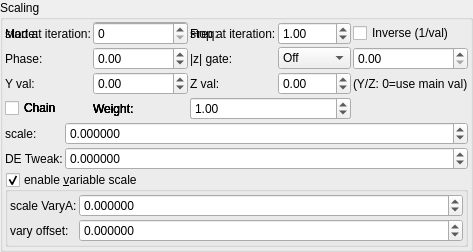
    <widget class="QGroupBox" name="groupBox_9">
     <property name="title">
      <string>Scaling</string>
     </property>
     <layout class="QVBoxLayout" name="verticalLayout_13" stretch="0,0,0">
      <property name="spacing">
       <number>2</number>
      </property>
      <property name="leftMargin">
       <number>2</number>
      </property>
      <property name="topMargin">
       <number>2</number>
      </property>
      <property name="rightMargin">
       <number>2</number>
      </property>
      <property name="bottomMargin">
       <number>2</number>
      </property>
      <item>
       <layout class="QGridLayout" name="gridLayout_68">
        <property name="spacing">
         <number>2</number>
        </property>
        <item row="1" column="3">
         <widget class="MySpinBox" name="spinboxInt_transf_stop_iterations_B">
          <property name="sizePolicy">
           <sizepolicy hsizetype="Minimum" vsizetype="Maximum">
            <horstretch>0</horstretch>
            <verstretch>0</verstretch>
           </sizepolicy>
          </property>
          <property name="maximum">
           <number>999</number>
          </property>
         </widget>
        </item>
      <item row="1" column="0">
       <widget class="QLabel"><property name="text"><string>Mode:</string></property></widget>
      </item>
      <item row="1" column="1">
       <widget class="MyComboBox" name="comboBox_transf_multiplier_value_mode_1">
        <item><property name="text"><string notr="true">Constant</string></property></item>
        <item><property name="text"><string notr="true">Sine</string></property></item>
        <item><property name="text"><string notr="true">Ramp</string></property></item>
        <item><property name="text"><string notr="true">Exponential</string></property></item>
        <item><property name="text"><string notr="true">Triangle</string></property></item>
        <item><property name="text"><string notr="true">Square</string></property></item>
        <item><property name="text"><string notr="true">Smoothstep</string></property></item>
        <item><property name="text"><string notr="true">Noise</string></property></item>
        <item><property name="text"><string notr="true">Ping-pong</string></property></item>
        <item><property name="text"><string notr="true">Stepped</string></property></item>
       </widget>
      </item>
      <item row="1" column="2">
       <widget class="QLabel"><property name="text"><string>Freq:</string></property></widget>
      </item>
      <item row="1" column="3">
       <widget class="MyDoubleSpinBox" name="spinbox_transf_multiplier_frequency_1">
        <property name="minimum"><double>0.01</double></property><property name="maximum"><double>100.0</double></property>
        <property name="singleStep"><double>0.1</double></property><property name="value"><double>1.0</double></property>
       </widget>
      </item>
      <item row="1" column="4" colspan="2">
       <widget class="MyCheckBox" name="checkBox_transf_multiplier_inverse_1">
        <property name="text"><string>Inverse (1/val)</string></property>
       </widget>
      </item>
      <item row="2" column="0">
       <widget class="QLabel"><property name="text"><string>Phase:</string></property></widget>
      </item>
      <item row="2" column="1">
       <widget class="MyDoubleSpinBox" name="spinbox_transf_multiplier_phase_1">
        <property name="minimum"><double>-10.0</double></property><property name="maximum"><double>10.0</double></property>
        <property name="singleStep"><double>0.1</double></property><property name="value"><double>0.0</double></property>
       </widget>
      </item>
      <item row="2" column="2">
       <widget class="QLabel"><property name="text"><string>|z| gate:</string></property></widget>
      </item>
      <item row="2" column="3">
       <widget class="MyComboBox" name="comboBox_transf_multiplier_threshold_mode_1">
        <item><property name="text"><string notr="true">Off</string></property></item>
        <item><property name="text"><string notr="true">&gt; thresh</string></property></item>
        <item><property name="text"><string notr="true">&lt; thresh</string></property></item>
       </widget>
      </item>
      <item row="2" column="4" colspan="2">
       <widget class="MyDoubleSpinBox" name="spinbox_transf_multiplier_threshold_1">
        <property name="minimum"><double>0.0</double></property><property name="maximum"><double>1000.0</double></property>
        <property name="singleStep"><double>0.1</double></property><property name="value"><double>0.0</double></property>
       </widget>
      </item>
      <item row="3" column="0">
       <widget class="QLabel"><property name="text"><string>Y val:</string></property></widget>
      </item>
      <item row="3" column="1">
       <widget class="MyDoubleSpinBox" name="spinbox_transf_multiplier_scale_y_1">
        <property name="minimum"><double>-100.0</double></property><property name="maximum"><double>100.0</double></property>
        <property name="singleStep"><double>0.01</double></property><property name="value"><double>0.0</double></property>
       </widget>
      </item>
      <item row="3" column="2">
       <widget class="QLabel"><property name="text"><string>Z val:</string></property></widget>
      </item>
      <item row="3" column="3">
       <widget class="MyDoubleSpinBox" name="spinbox_transf_multiplier_scale_z_1">
        <property name="minimum"><double>-100.0</double></property><property name="maximum"><double>100.0</double></property>
        <property name="singleStep"><double>0.01</double></property><property name="value"><double>0.0</double></property>
       </widget>
      </item>
      <item row="3" column="4" colspan="2">
       <widget class="QLabel"><property name="text"><string notr="true">(Y/Z: 0=use main val)</string></property></widget>
      </item>
      <item row="4" column="0">
       <widget class="MyCheckBox" name="checkBox_transf_multiplier_chain_5">
        <property name="text"><string>Chain</string></property>
       </widget>
      </item>
      <item row="4" column="1">
       <widget class="QLabel"><property name="text"><string>Weight:</string></property></widget>
      </item>
      <item row="4" column="2" colspan="2">
       <widget class="MyDoubleSpinBox" name="spinbox_transf_multiplier_weight_5">
        <property name="minimum"><double>0.0</double></property><property name="maximum"><double>10.0</double></property>
        <property name="singleStep"><double>0.1</double></property><property name="value"><double>1.0</double></property>
       </widget>
      </item>
      <item row="4" column="0">
       <widget class="MyCheckBox" name="checkBox_transf_multiplier_chain_4">
        <property name="text"><string>Chain</string></property>
       </widget>
      </item>
      <item row="4" column="1">
       <widget class="QLabel"><property name="text"><string>Weight:</string></property></widget>
      </item>
      <item row="4" column="2" colspan="2">
       <widget class="MyDoubleSpinBox" name="spinbox_transf_multiplier_weight_4">
        <property name="minimum"><double>0.0</double></property><property name="maximum"><double>10.0</double></property>
        <property name="singleStep"><double>0.1</double></property><property name="value"><double>1.0</double></property>
       </widget>
      </item>
      <item row="4" column="0">
       <widget class="MyCheckBox" name="checkBox_transf_multiplier_chain_3">
        <property name="text"><string>Chain</string></property>
       </widget>
      </item>
      <item row="4" column="1">
       <widget class="QLabel"><property name="text"><string>Weight:</string></property></widget>
      </item>
      <item row="4" column="2" colspan="2">
       <widget class="MyDoubleSpinBox" name="spinbox_transf_multiplier_weight_3">
        <property name="minimum"><double>0.0</double></property><property name="maximum"><double>10.0</double></property>
        <property name="singleStep"><double>0.1</double></property><property name="value"><double>1.0</double></property>
       </widget>
      </item>
      <item row="4" column="0">
       <widget class="MyCheckBox" name="checkBox_transf_multiplier_chain_2">
        <property name="text"><string>Chain</string></property>
       </widget>
      </item>
      <item row="4" column="1">
       <widget class="QLabel"><property name="text"><string>Weight:</string></property></widget>
      </item>
      <item row="4" column="2" colspan="2">
       <widget class="MyDoubleSpinBox" name="spinbox_transf_multiplier_weight_2">
        <property name="minimum"><double>0.0</double></property><property name="maximum"><double>10.0</double></property>
        <property name="singleStep"><double>0.1</double></property><property name="value"><double>1.0</double></property>
       </widget>
      </item>
      <item row="4" column="0">
       <widget class="MyCheckBox" name="checkBox_transf_multiplier_chain_1">
        <property name="text"><string>Chain</string></property>
       </widget>
      </item>
      <item row="4" column="1">
       <widget class="QLabel"><property name="text"><string>Weight:</string></property></widget>
      </item>
      <item row="4" column="2" colspan="2">
       <widget class="MyDoubleSpinBox" name="spinbox_transf_multiplier_weight_1">
        <property name="minimum"><double>0.0</double></property><property name="maximum"><double>10.0</double></property>
        <property name="singleStep"><double>0.1</double></property><property name="value"><double>1.0</double></property>
       </widget>
      </item>
        <item row="1" column="1">
         <widget class="MySpinBox" name="spinboxInt_transf_start_iterations_B">
          <property name="sizePolicy">
           <sizepolicy hsizetype="Minimum" vsizetype="Maximum">
            <horstretch>0</horstretch>
            <verstretch>0</verstretch>
           </sizepolicy>
          </property>
          <property name="maximum">
           <number>999</number>
          </property>
         </widget>
        </item>
        <item row="1" column="0">
         <widget class="QLabel" name="label_263">
          <property name="text">
           <string>start at iteration:</string>
          </property>
         </widget>
        </item>
        <item row="1" column="2">
         <widget class="QLabel" name="label_266">
          <property name="text">
           <string>stop at iteration:</string>
          </property>
         </widget>
        </item>
       </layout>
      </item>
      <item>
       <layout class="QGridLayout" name="gridLayout_32" columnstretch="0,1">
        <property name="spacing">
         <number>2</number>
        </property>
        <item row="2" column="1">
         <widget class="MyDoubleSpinBox" name="spinbox_analyticDE_offset_0">
          <property name="sizePolicy">
           <sizepolicy hsizetype="Minimum" vsizetype="Maximum">
            <horstretch>0</horstretch>
            <verstretch>0</verstretch>
           </sizepolicy>
          </property>
          <property name="prefix">
           <string/>
          </property>
          <property name="suffix">
           <string/>
          </property>
          <property name="decimals">
           <number>6</number>
          </property>
          <property name="minimum">
           <double>-99.989999999999995</double>
          </property>
          <property name="maximum">
           <double>99.989999999999995</double>
          </property>
          <property name="singleStep">
           <double>0.100000000000000</double>
          </property>
         </widget>
        </item>
        <item row="2" column="0">
         <widget class="QLabel" name="label_152">
          <property name="text">
           <string>DE Tweak:</string>
          </property>
         </widget>
        </item>
        <item row="1" column="1">
         <widget class="MyDoubleSpinBox" name="spinbox_transf_scale_2">
          <property name="sizePolicy">
           <sizepolicy hsizetype="Minimum" vsizetype="Maximum">
            <horstretch>0</horstretch>
            <verstretch>0</verstretch>
           </sizepolicy>
          </property>
          <property name="prefix">
           <string/>
          </property>
          <property name="suffix">
           <string/>
          </property>
          <property name="decimals">
           <number>6</number>
          </property>
          <property name="minimum">
           <double>-99.989999999999995</double>
          </property>
          <property name="maximum">
           <double>99.989999999999995</double>
          </property>
          <property name="singleStep">
           <double>0.100000000000000</double>
          </property>
         </widget>
        </item>
        <item row="1" column="0">
         <widget class="QLabel" name="label_8">
          <property name="text">
           <string>scale:</string>
          </property>
         </widget>
        </item>
       </layout>
      </item>
      <item>
       <widget class="MyGroupBox" name="groupCheck_transf_function_enabledK_false">
        <property name="title">
         <string>enable &amp;variable scale</string>
        </property>
        <property name="checkable">
         <bool>true</bool>
        </property>
        <layout class="QVBoxLayout" name="verticalLayout_15" stretch="0">
         <property name="spacing">
          <number>2</number>
         </property>
         <property name="leftMargin">
          <number>2</number>
         </property>
         <property name="topMargin">
          <number>2</number>
         </property>
         <property name="rightMargin">
          <number>2</number>
         </property>
         <property name="bottomMargin">
          <number>2</number>
         </property>
         <item>
          <layout class="QGridLayout" name="gridLayout_31" columnstretch="0,1">
           <property name="spacing">
            <number>2</number>
           </property>
           <item row="1" column="1">
            <widget class="MyDoubleSpinBox" name="spinbox_transf_scale_vary_0">
             <property name="sizePolicy">
              <sizepolicy hsizetype="Minimum" vsizetype="Maximum">
               <horstretch>0</horstretch>
               <verstretch>0</verstretch>
              </sizepolicy>
             </property>
             <property name="prefix">
              <string/>
             </property>
             <property name="suffix">
              <string/>
             </property>
             <property name="decimals">
              <number>6</number>
             </property>
             <property name="minimum">
              <double>-99.989999999999995</double>
             </property>
             <property name="maximum">
              <double>99.989999999999995</double>
             </property>
             <property name="singleStep">
              <double>0.100000000000000</double>
             </property>
            </widget>
           </item>
           <item row="2" column="1">
            <widget class="MyDoubleSpinBox" name="spinbox_transf_scaleC_1">
             <property name="sizePolicy">
              <sizepolicy hsizetype="Minimum" vsizetype="Maximum">
               <horstretch>0</horstretch>
               <verstretch>0</verstretch>
              </sizepolicy>
             </property>
             <property name="prefix">
              <string/>
             </property>
             <property name="suffix">
              <string/>
             </property>
             <property name="decimals">
              <number>6</number>
             </property>
             <property name="minimum">
              <double>-99.989999999999995</double>
             </property>
             <property name="maximum">
              <double>99.989999999999995</double>
             </property>
             <property name="singleStep">
              <double>0.100000000000000</double>
             </property>
            </widget>
           </item>
           <item row="2" column="0">
            <widget class="QLabel" name="label_150">
             <property name="text">
              <string>vary offset:</string>
             </property>
            </widget>
           </item>
           <item row="1" column="0">
            <widget class="QLabel" name="label_145">
             <property name="text">
              <string>scale VaryA:</string>
             </property>
            </widget>
           </item>
          </layout>
         </item>
        </layout>
       </widget>
      </item>
     </layout>
    </widget>
